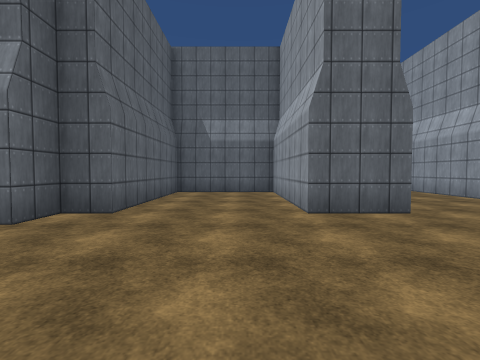
[1] (above)

20 first-person views from a walk through a Unity game level. The camera is 1.4 m above the floor, tilts 2° down and sees 90° across. The floor is counted in squares, 2 m on a side. Each view is taken from the middle of a square. On the plan, view 1 faces up. The plan holds only what a view shows up to about 9 squares ahead; the rest is blank. The place goes on beyond the plan. The player character is not drawn. Some animated figures are left out. Surface patterns are stand-ins for the level's own textures.

[2]
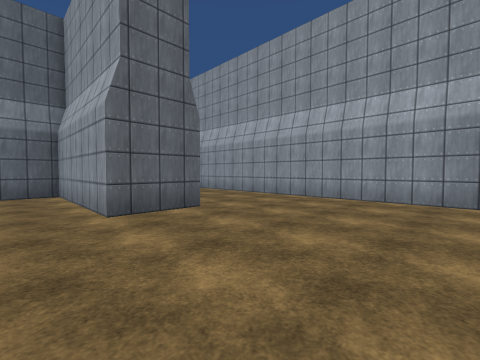

[3]
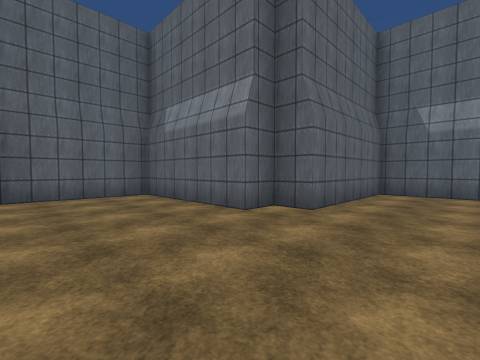

[4]
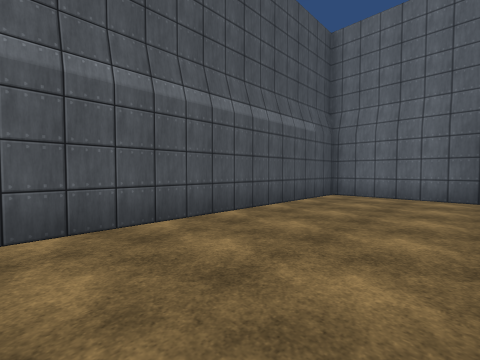

[5]
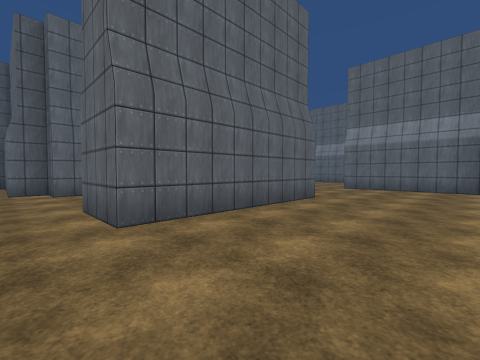

[6]
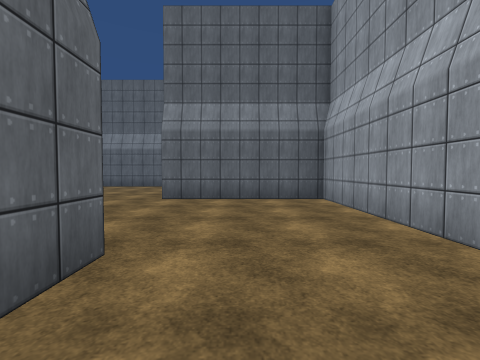

[7]
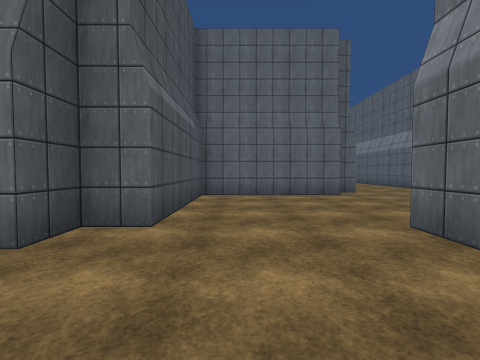

[8]
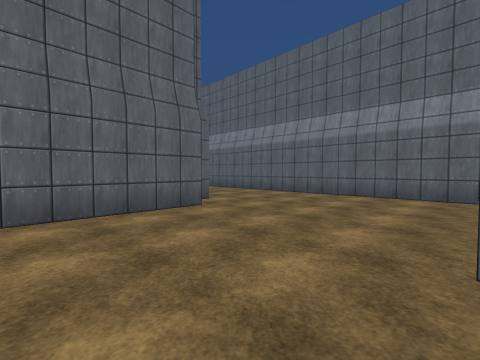

[9]
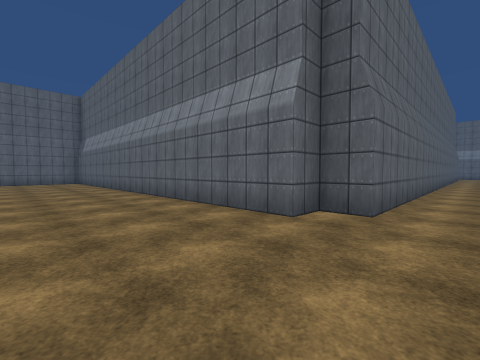

[10]
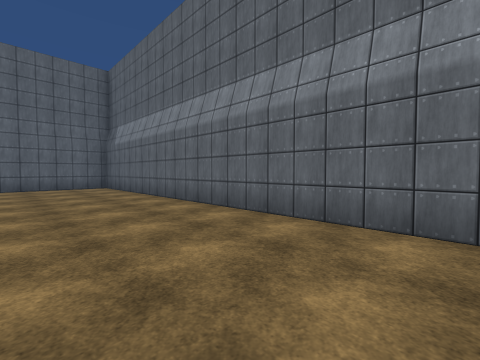

[11]
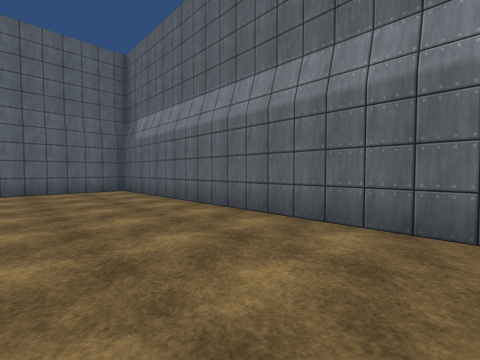

[12]
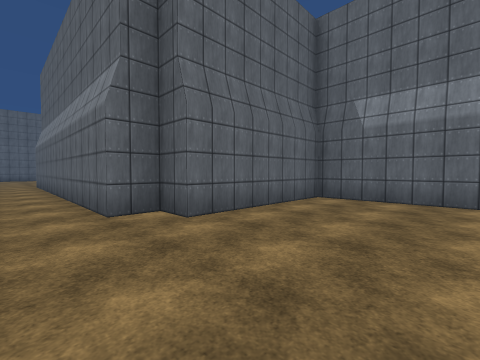

[13]
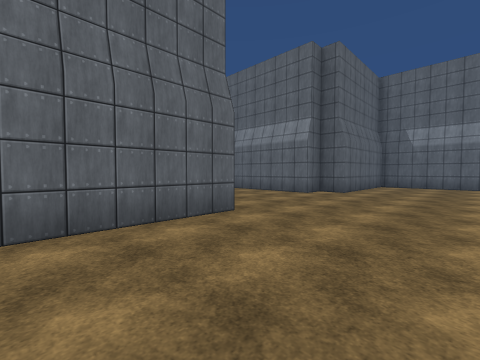

[14]
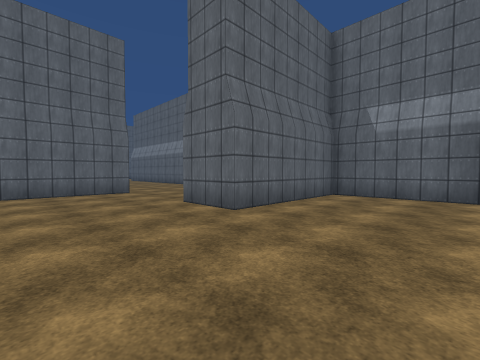

[15]
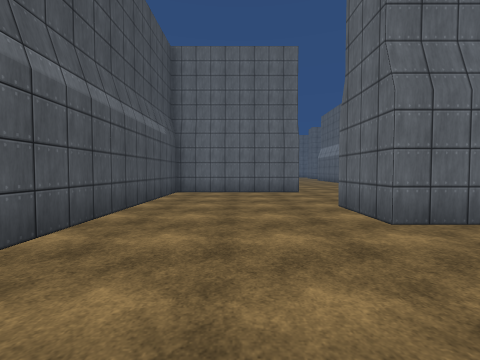

[16]
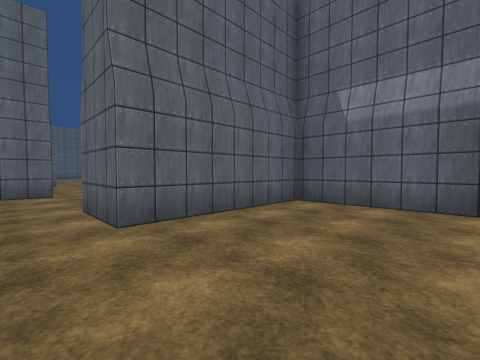

[17]
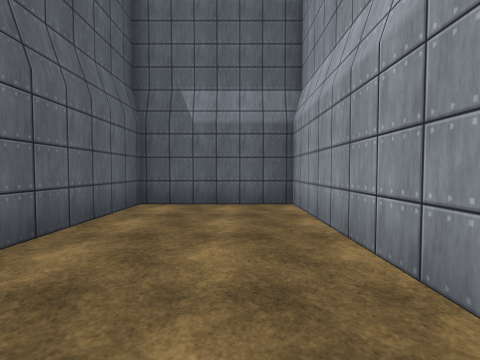

[18]
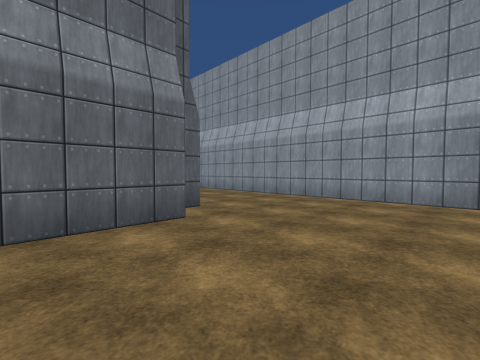

[19]
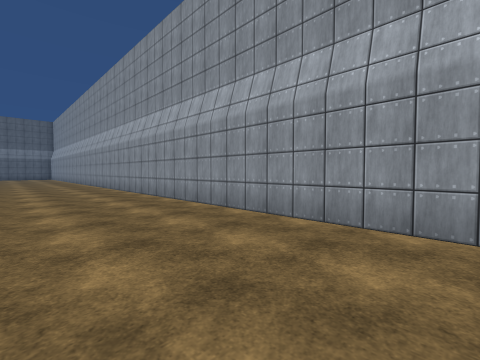

[20]
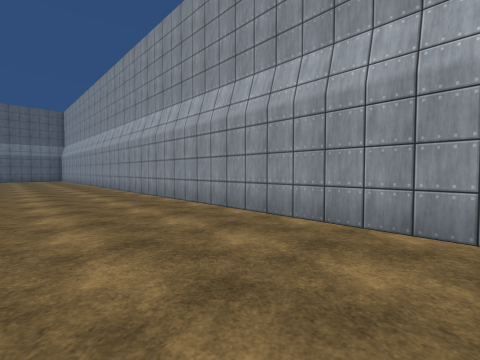

### Floor plan
Points are (right, up) in squares from view 1. A wall is a line through its corners. A room is listed if a view was taken in it or the views show most of it. See-through windows are left out.
Room 1 (views 1, 2, 3, 4, 5, 6, 7, 8, 9, 10, 11, 12, 13, 14, 15, 16, 17, 18, 19, 20)
walls: (-3.9, 9.1) (-3.9, 13.1) (-7.1, 13.1) (-7.1, 9) (-8.9, 9); (-2.1, 14) (-2.1, 9.9) (2, 9.9) (2, 9) (2.9, 9) (2.9, 4) (1.1, 4) (1.1, 8.2) (-2.1, 8.2) (-2.1, 4) (-3, 4) (-3, 3.1) (-7.1, 3.1) (-7.1, -0.1) (0.1, -0.1); (-3, 14.9) (-3, 14.4); (-12.1, 9.1) (-12.1, 4.9) (-6.1, 4.9); (6.1, 14.9) (6.1, 31.6); (6.1, -0.1) (6.1, 13.1) (2, 13.1); (2.9, 26.5) (2.9, 19) (2, 19) (2, 18.2) (-12.1, 18.2) (-12.1, 14) (-13, 14) (-13, 13.1) (-16.5, 13.1)

Positions as (right, up) in squares from view 1, and headings:
1: (0, 0), facing up
2: (0, 0), facing up-right
3: (0, 0), facing up-left
4: (0, 3), facing down-left
5: (6, 3), facing up-left
6: (4, 7), facing up
7: (5, 11), facing left
8: (2, 11), facing up-left
9: (4, 15), facing up-left
10: (-1, 15), facing up-left
11: (-3, 15), facing up-left
12: (-9, 12), facing up-left
13: (-9, 6), facing up-left
14: (-4, 6), facing up-left
15: (-4, 7), facing left
16: (-4, 8), facing up-left
17: (-5, 8), facing up
18: (0, 15), facing up-right
19: (3, 17), facing up-right
20: (3, 22), facing up-right
